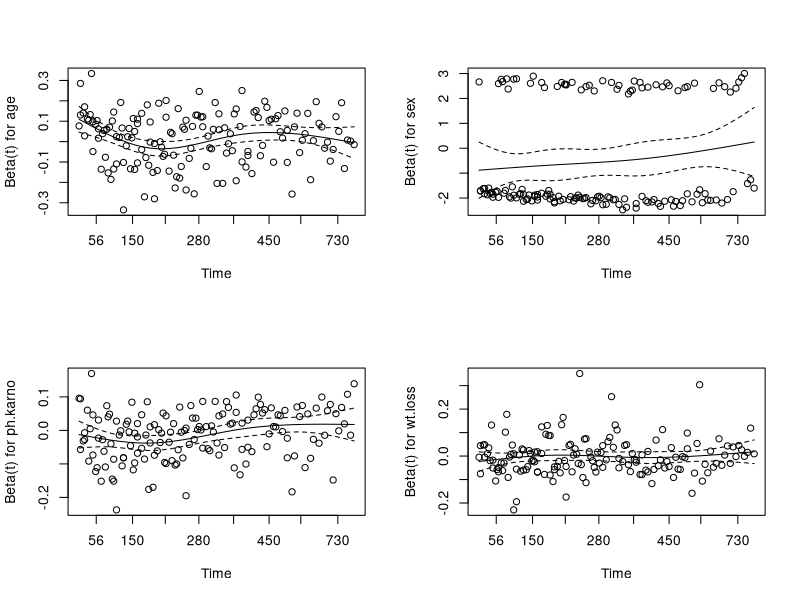

This chart was generated by the following R code:
## ---- chunk 1
## Load survival package
library(survival)
## List datasets in survival package
# data(package = "survival")


## Load lung data
data(lung)
head(lung)
## ---- chunk 2
## Add survival object. status == 2 is death
lung$SurvObj <- with(lung, Surv(time, status == 2))
## Check data
head(lung)
## ---- chunk 3
## Fit Cox regression: age, sex, Karnofsky performance score, wt loss
res.cox1 <- coxph(SurvObj ~ age + sex + ph.karno + wt.loss, data =  lung)
res.cox1
## ---- chunk 4
## Check for violation of proportional hazard (constant HR over time)
(res.zph1 <- cox.zph(res.cox1))
## ---- chunk 5
## Displays a graph of the scaled Schoenfeld residuals, along with a smooth curve.
par(mfrow = c(2,2))
plot(res.zph1)
